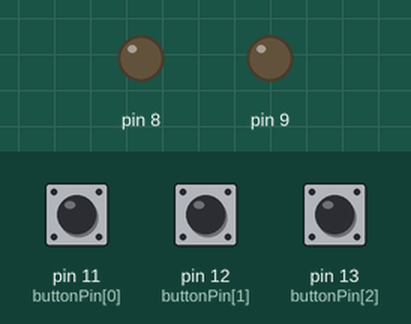
Simulated run of this sketch. Board: Arduino Uno, built with avr-gcc and run on an emulated ATmega328P. Shown: output pins drawn as LEDs (lit = HIGH). The test bench sets the inputs (shaded band); at power-on: pin 11 (buttonPin[0]) HIGH, pin 12 (buttonPin[1]) HIGH, pin 13 (buttonPin[2]) HIGH.

Above: at 1.2 s.
1.3 s: pin 11 (buttonPin[0]) pulled LOW for 0.15 s
At 2.3 s:
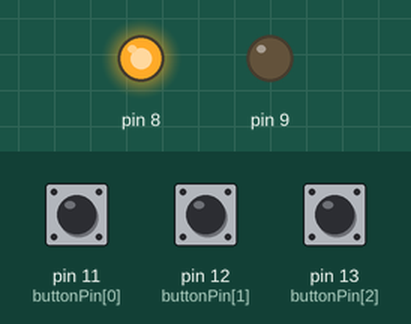
2.9 s: pin 12 (buttonPin[1]) pulled LOW for 0.15 s
At 3.5 s:
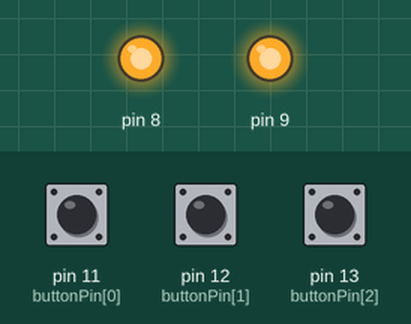
4.5 s: pin 13 (buttonPin[2]) pulled LOW for 0.15 s
At 4.8 s:
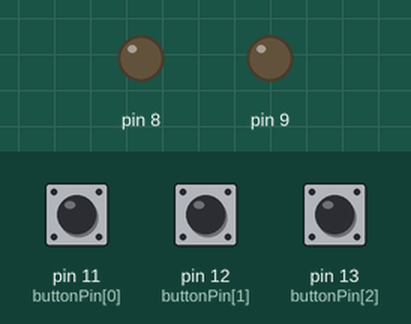
6.1 s: pin 12 (buttonPin[1]) pulled LOW for 1 s
At 7.2 s:
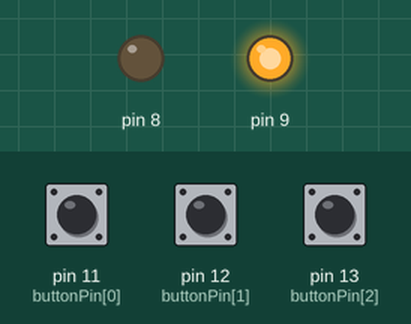
8.6 s: pin 11 (buttonPin[0]) pulled LOW for 1 s
At 9.1 s:
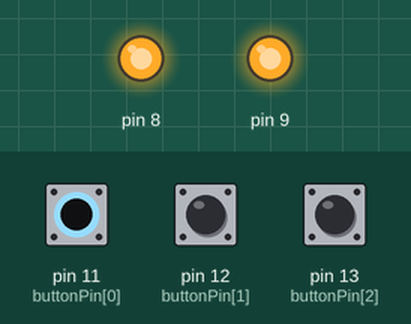
11.1 s: pin 11 (buttonPin[0]) driven LOW and pin 13 (buttonPin[2]) driven LOW
At 12.5 s:
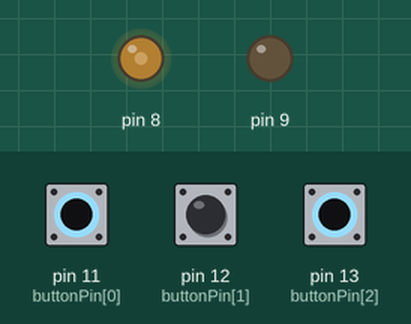
Timing chart, 0 to 13.6 s (numbered marks = the images above; inputs shaded):
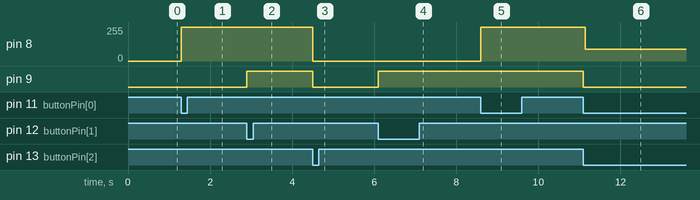

Measured:
- after the input at 1.3 s, pin 8: 0/255 → 255/255 at once
- after the input at 2.9 s, pin 9: LOW → HIGH at once
- after the input at 4.5 s, pin 8: 255/255 → 0/255 at once; pin 9: HIGH → LOW at once
- after the input at 6.1 s, pin 9: LOW → HIGH at once
- after the input at 8.6 s, pin 8: 0/255 → 255/255 at once
- after the input at 11.1 s, pin 8: 255/255 → 90/255 at once; pin 9: HIGH → LOW at once

The sketch:

SW2.ino
```cpp
int buttonPin[] = {11,12,13};
int buttonState = 0;

void setup() {
  Serial.begin(9600);
  pinMode(8, OUTPUT);
  pinMode(9, OUTPUT);
  for(int x=0; x<4; x++)
  {
    pinMode(buttonPin[x], INPUT_PULLUP);
  }
}

void loop() {
  for(int x=0;x<4;x++){
    buttonState = digitalRead(buttonPin[x]);
    if(buttonState == LOW){
      switch(buttonPin[x]){

        case 11:
        digitalWrite(8, HIGH);
        break;
        case 12:
        digitalWrite(9, HIGH);
        break;
        case 13:
        digitalWrite(8, LOW);
        digitalWrite(9, LOW);
        break;
      }
    }
  }
}
```
